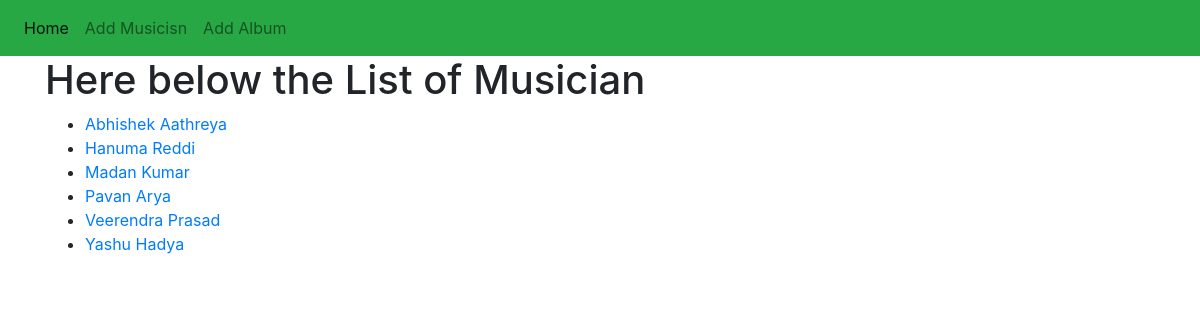
Screenshot of /customer/index_new/ with the database file from the repository.
### first_app/models.py (models this page shows, shortened)
class Musician(models.Model):
    first_name = models.CharField(max_length=50)
    last_name = models.CharField(max_length=50)
    instrument = models.CharField(max_length=100)

### first_app/views.py (the view)
# urls.py: path('index_new/', views.index_new_learn, name='index_new_learn'),
def index_new_learn(request):
    mus_new_list = Musician.objects.order_by('first_name')
    dict4 = {'text_4': "Home Page",
             'musician_list': mus_new_list,
             }
    return render(request, 'first_app/index_new.html', context = dict4)

### templates/first_app/index_new.html
<!DOCTYPE html>
{% extends "first_app/base_new.html" %}
{% block body_block %}
<h1> Here below the List of Musician</h1>
<ul>
    {% if musician_list %}
        {% for man in musician_list %}
            <li><a href="{% url 'first_app:album_list' artist_id=man.id %}"> {{ man.first_name}} {{ man.last_name}} </a></li>
        {% endfor %}
    {% else %}
        <h3>No Musician in the List</h3>
    {% endif %}
</ul>
{% endblock %}

### rows the page displays
Musician: first_name "Abhishek", last_name "Aathreya"
Musician: first_name "Hanuma", last_name "Reddi"
Musician: first_name "Madan", last_name "Kumar"
Musician: first_name "Pavan", last_name "Arya"
Musician: first_name "Veerendra", last_name "Prasad"
Musician: first_name "Yashu", last_name "Hadya"
